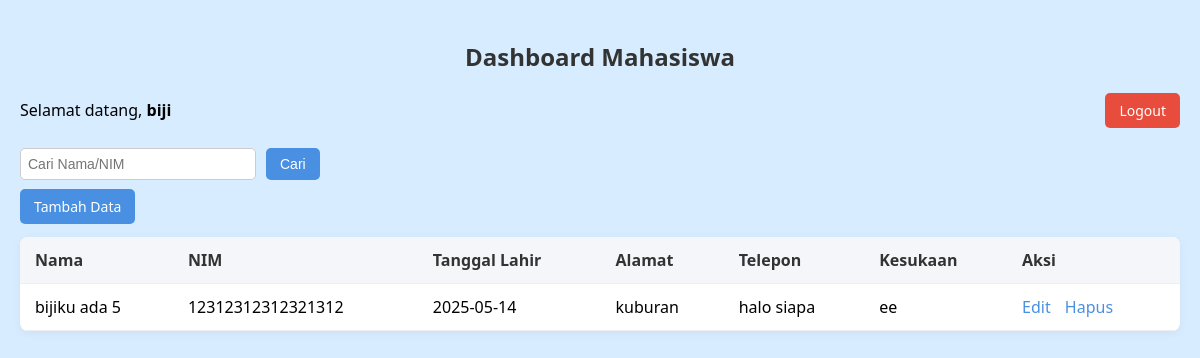
The page /pages/dashboard.php (signed in) on the database its author committed.
### tables this page shows
CREATE TABLE `mahasiswa` (
  `id` int(11) NOT NULL,
  `nama` varchar(100) DEFAULT NULL,
  `nim` varchar(20) DEFAULT NULL,
  `tanggal_lahir` date DEFAULT NULL,
  `alamat` text DEFAULT NULL,
  `telepon` varchar(20) DEFAULT NULL,
  `kesukaan` varchar(100) DEFAULT NULL,
  `created_by` int(11) DEFAULT NULL
);

### pages/dashboard.php (the view, shortened to what this page needs)
<?php
global $conn;
$search = isset($_GET['search']) ? mysqli_real_escape_string($conn, $_GET['search']) : '';
$query = "SELECT * FROM mahasiswa";
$result = mysqli_query($conn, $query);
?>
<!DOCTYPE html>
<html>
<head>
</head>
<body>
<h2>Dashboard Mahasiswa</h2>
<div class="top-bar">
    <div class="welcome">
        Selamat datang, <strong><?= htmlspecialchars($_SESSION['username']) ?></strong>
    </div>
    <a href="../actions/logout.php" class="button logout">Logout</a>
</div>
<form method="GET" action="">
    <input type="text" name="search" placeholder="Cari Nama/NIM" value="<?= htmlspecialchars($search); ?>">
    <button type="submit">Cari</button>
</form>
<div style="margin-bottom: 20px;">
    <a href="input.php" class="button">Tambah Data</a>
</div>
<table>
    <thead>
        <tr>
            <th>Nama</th>
            <th>NIM</th>
            <th>Tanggal Lahir</th>
            <th>Alamat</th>
            <th>Telepon</th>
            <th>Kesukaan</th>
            <th>Aksi</th>
        </tr>
    </thead>
    <tbody>
        <?php if (mysqli_num_rows($result) > 0): ?>
            <?php while ($row = mysqli_fetch_assoc($result)) : ?>
                <tr>
                    <td><?= htmlspecialchars($row['nama']) ?></td>
                    <td><?= htmlspecialchars($row['nim']) ?></td>
                    <td><?= htmlspecialchars($row['tanggal_lahir']) ?></td>
                    <td><?= htmlspecialchars($row['alamat']) ?></td>
                    <td><?= htmlspecialchars($row['telepon']) ?></td>
                    <td><?= htmlspecialchars($row['kesukaan']) ?></td>
                    <td class="action-links">
                        <a href="edit.php?id=<?= $row['id'] ?>">Edit</a>
                        <a href="../actions/delete.php?id=<?= $row['id'] ?>" onclick="return confirm('Hapus data ini?')">Hapus</a>
                    </td>
                </tr>
            <?php endwhile; ?>
        <?php else: ?>
            <tr>
                <td colspan="7">Tidak ada data ditemukan.</td>
            </tr>
        <?php endif; ?>
    </tbody>
</table>
</body>
</html>

### pages/dashboard.php (style rules this page uses)
body { font-family: 'Segoe UI', Tahoma, Geneva, Verdana, sans-serif; background-color:rgb(215, 236, 255); margin: 0; padding: 20px; }
h2 { text-align: center; color: #333; margin-bottom: 20px; }
.top-bar { display: flex; justify-content: space-between; align-items: center; margin-bottom: 20px; }
.welcome { font-size: 16px; }
.button, button { background-color: #4A90E2; color: white; padding: 8px 14px; border: none; border-radius: 5px; text-decoration: none; cursor: pointer; font-size: 14px; transition: background-color 0.3s ease; }
.logout { background-color: #e74c3c; }
input[type="text"] { padding: 7px; width: 220px; border-radius: 5px; border: 1px solid #ccc; font-size: 14px; }
form { display: flex; gap: 10px; margin-bottom: 15px; }
table { width: 100%; border-collapse: collapse; background-color: white; box-shadow: 0 2px 10px rgba(0,0,0,0.05); border-radius: 8px; overflow: hidden; }
th, td { padding: 12px 15px; text-align: left; border-bottom: 1px solid #eee; }
th { background-color: #f4f6f9; font-weight: bold; color: #333; }
.action-links a { margin-right: 10px; color: #4A90E2; text-decoration: none; }

### rows shown on the page
mahasiswa: nama "bijiku ada 5", nim "12312312312321312", tanggal_lahir "2025-05-14", alamat "kuburan", telepon "halo siapa", kesukaan "ee"

### other values the page prints
$_SESSION['username'] "biji"
